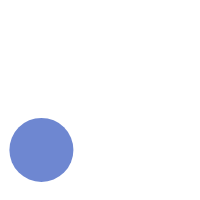
Frame 1 (no input)
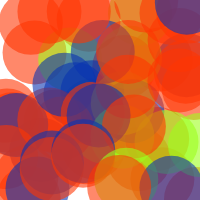
Frame 60 (no input)
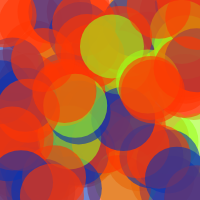
Frame 120 (the mouse pressed at the canvas centre since frame 60)

The p5.js sketch that drew these frames (run headless with seeded random() and noise() and a simulated clock; from frame 60 on, the mouse is pressed at the canvas centre):

// p5.js sketch
// ── sketch.js
function setup() {
	createCanvas(200, 200);
	background(255);
	noStroke();
}

function draw() {
	// probabilities need three diff cases
	// these need to add up to 100%!
	let red_prob = 0.60;
	let green_prob = 0.10;
	let blue_prob = 0.30;

	let num = random(1);

	// if random number is less than .6
	if (num < red_prob) {
		fill(255, 53, 2, 150);
	} else if (num < green_prob + red_prob) {
		fill(156, 255, 28, 150);
	} else {
		fill(10, 52, 178, 150);
	}
	ellipse(random(width), random(height), 64, 64);
}
